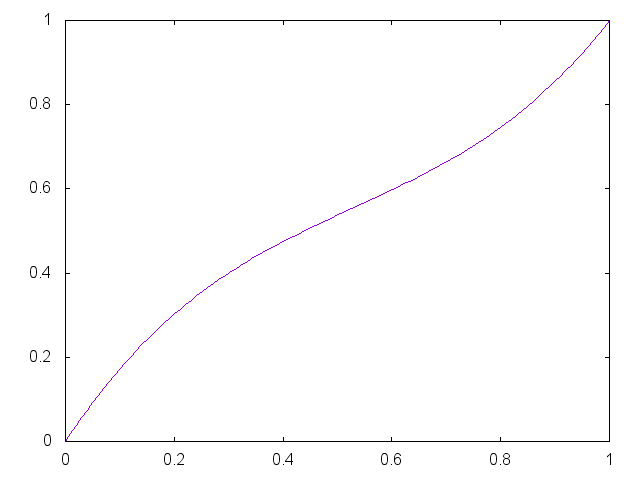

This figure's gnuplot source:


set term png

set output "generate/static/generate/bezier-0.65-0.45.png"
plot '-' smooth bezier notitle
0 0
0.33 0.65
0.67 0.45 
1 1
e

reset;
